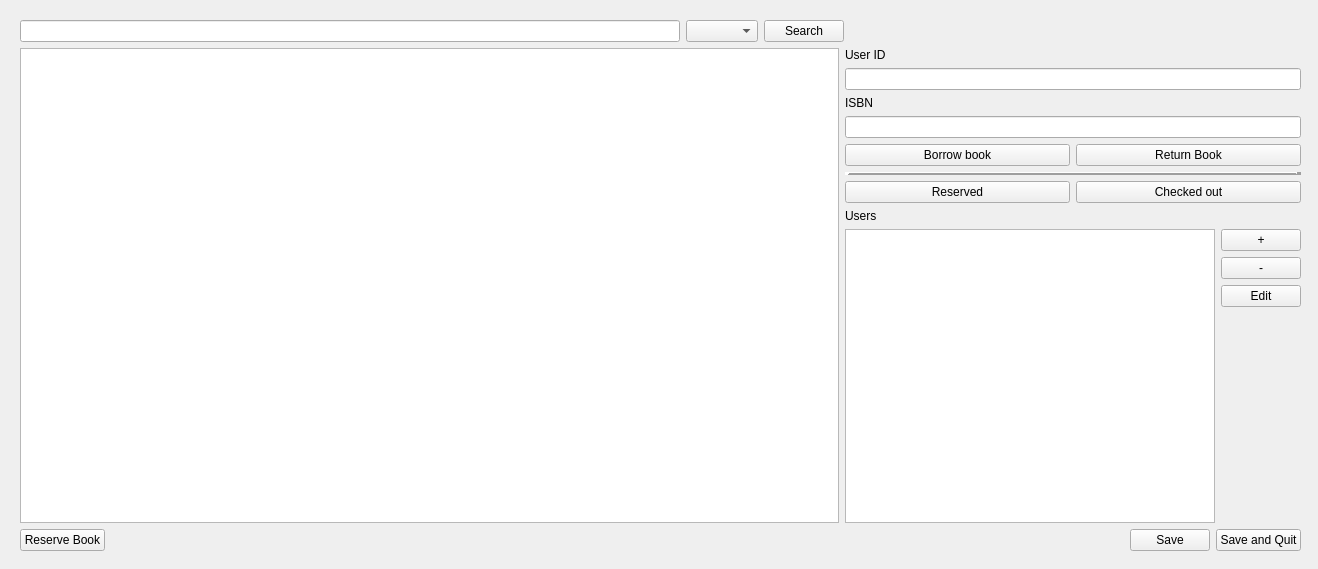
<?xml version="1.0" encoding="UTF-8"?>
<ui version="4.0">
 <class>UserOptions</class>
 <widget class="QWidget" name="UserOptions">
  <property name="geometry">
   <rect>
    <x>0</x>
    <y>0</y>
    <width>1318</width>
    <height>569</height>
   </rect>
  </property>
  <property name="sizePolicy">
   <sizepolicy hsizetype="Maximum" vsizetype="Expanding">
    <horstretch>0</horstretch>
    <verstretch>0</verstretch>
   </sizepolicy>
  </property>
  <property name="minimumSize">
   <size>
    <width>1150</width>
    <height>0</height>
   </size>
  </property>
  <property name="windowTitle">
   <string>MainWindow</string>
  </property>
  <widget class="QWidget" name="centralwidget" native="true">
   <property name="enabled">
    <bool>true</bool>
   </property>
   <property name="geometry">
    <rect>
     <x>0</x>
     <y>0</y>
     <width>1311</width>
     <height>561</height>
    </rect>
   </property>
   <property name="sizePolicy">
    <sizepolicy hsizetype="MinimumExpanding" vsizetype="Preferred">
     <horstretch>0</horstretch>
     <verstretch>0</verstretch>
    </sizepolicy>
   </property>
   <property name="minimumSize">
    <size>
     <width>0</width>
     <height>0</height>
    </size>
   </property>
   <property name="layoutDirection">
    <enum>Qt::LeftToRight</enum>
   </property>
   <widget class="QWidget" name="verticalLayoutWidget_2">
    <property name="geometry">
     <rect>
      <x>10</x>
      <y>10</y>
      <width>1301</width>
      <height>551</height>
     </rect>
    </property>
    <layout class="QVBoxLayout" name="MainLayout">
     <property name="sizeConstraint">
      <enum>QLayout::SetDefaultConstraint</enum>
     </property>
     <property name="leftMargin">
      <number>10</number>
     </property>
     <property name="topMargin">
      <number>10</number>
     </property>
     <property name="rightMargin">
      <number>10</number>
     </property>
     <property name="bottomMargin">
      <number>10</number>
     </property>
     <item>
      <layout class="QHBoxLayout" name="horizontalLayout_3">
       <item>
        <widget class="QLineEdit" name="searchBar">
         <property name="sizePolicy">
          <sizepolicy hsizetype="Preferred" vsizetype="Fixed">
           <horstretch>0</horstretch>
           <verstretch>0</verstretch>
          </sizepolicy>
         </property>
         <property name="minimumSize">
          <size>
           <width>660</width>
           <height>0</height>
          </size>
         </property>
         <property name="maximumSize">
          <size>
           <width>700</width>
           <height>16777215</height>
          </size>
         </property>
        </widget>
       </item>
       <item>
        <widget class="QComboBox" name="searchType">
         <property name="sizePolicy">
          <sizepolicy hsizetype="Maximum" vsizetype="Fixed">
           <horstretch>0</horstretch>
           <verstretch>0</verstretch>
          </sizepolicy>
         </property>
         <property name="maxVisibleItems">
          <number>5</number>
         </property>
         <property name="maxCount">
          <number>6</number>
         </property>
        </widget>
       </item>
       <item>
        <widget class="QPushButton" name="searchButton">
         <property name="sizePolicy">
          <sizepolicy hsizetype="Preferred" vsizetype="Fixed">
           <horstretch>0</horstretch>
           <verstretch>0</verstretch>
          </sizepolicy>
         </property>
         <property name="text">
          <string>Search</string>
         </property>
        </widget>
       </item>
       <item>
        <spacer name="managerSpace">
         <property name="orientation">
          <enum>Qt::Horizontal</enum>
         </property>
         <property name="sizeType">
          <enum>QSizePolicy::MinimumExpanding</enum>
         </property>
         <property name="sizeHint" stdset="0">
          <size>
           <width>368</width>
           <height>20</height>
          </size>
         </property>
        </spacer>
       </item>
      </layout>
     </item>
     <item>
      <layout class="QHBoxLayout" name="tableLayout">
       <item>
        <widget class="QTableWidget" name="tableWidget">
         <property name="sizePolicy">
          <sizepolicy hsizetype="MinimumExpanding" vsizetype="Expanding">
           <horstretch>0</horstretch>
           <verstretch>0</verstretch>
          </sizepolicy>
         </property>
         <property name="minimumSize">
          <size>
           <width>780</width>
           <height>0</height>
          </size>
         </property>
         <property name="maximumSize">
          <size>
           <width>2000</width>
           <height>16777215</height>
          </size>
         </property>
         <property name="horizontalScrollBarPolicy">
          <enum>Qt::ScrollBarAlwaysOff</enum>
         </property>
         <property name="sizeAdjustPolicy">
          <enum>QAbstractScrollArea::AdjustToContents</enum>
         </property>
         <property name="sortingEnabled">
          <bool>true</bool>
         </property>
         <attribute name="horizontalHeaderCascadingSectionResizes">
          <bool>false</bool>
         </attribute>
         <attribute name="horizontalHeaderStretchLastSection">
          <bool>true</bool>
         </attribute>
         <attribute name="verticalHeaderVisible">
          <bool>false</bool>
         </attribute>
         <attribute name="verticalHeaderCascadingSectionResizes">
          <bool>false</bool>
         </attribute>
         <attribute name="verticalHeaderShowSortIndicator" stdset="0">
          <bool>false</bool>
         </attribute>
         <attribute name="verticalHeaderStretchLastSection">
          <bool>false</bool>
         </attribute>
        </widget>
       </item>
       <item>
        <layout class="QVBoxLayout" name="mangerlayout">
         <property name="sizeConstraint">
          <enum>QLayout::SetDefaultConstraint</enum>
         </property>
         <item>
          <widget class="QLabel" name="userIdLabel">
           <property name="sizePolicy">
            <sizepolicy hsizetype="Minimum" vsizetype="Preferred">
             <horstretch>0</horstretch>
             <verstretch>0</verstretch>
            </sizepolicy>
           </property>
           <property name="text">
            <string>User ID</string>
           </property>
          </widget>
         </item>
         <item>
          <widget class="QLineEdit" name="userIdLineEdit">
           <property name="sizePolicy">
            <sizepolicy hsizetype="Minimum" vsizetype="Fixed">
             <horstretch>0</horstretch>
             <verstretch>0</verstretch>
            </sizepolicy>
           </property>
           <property name="minimumSize">
            <size>
             <width>25</width>
             <height>0</height>
            </size>
           </property>
          </widget>
         </item>
         <item>
          <widget class="QLabel" name="isbnLabel">
           <property name="sizePolicy">
            <sizepolicy hsizetype="Minimum" vsizetype="Preferred">
             <horstretch>0</horstretch>
             <verstretch>0</verstretch>
            </sizepolicy>
           </property>
           <property name="text">
            <string>ISBN</string>
           </property>
          </widget>
         </item>
         <item>
          <widget class="QLineEdit" name="isbnLineEdit">
           <property name="sizePolicy">
            <sizepolicy hsizetype="Minimum" vsizetype="Fixed">
             <horstretch>0</horstretch>
             <verstretch>0</verstretch>
            </sizepolicy>
           </property>
          </widget>
         </item>
         <item>
          <layout class="QVBoxLayout" name="verticalLayout">
           <item>
            <layout class="QHBoxLayout" name="horizontalLayout">
             <item>
              <widget class="QPushButton" name="borrowBookButton">
               <property name="sizePolicy">
                <sizepolicy hsizetype="Minimum" vsizetype="Fixed">
                 <horstretch>0</horstretch>
                 <verstretch>0</verstretch>
                </sizepolicy>
               </property>
               <property name="text">
                <string>Borrow book</string>
               </property>
              </widget>
             </item>
             <item>
              <widget class="QPushButton" name="returnBookButton">
               <property name="enabled">
                <bool>true</bool>
               </property>
               <property name="sizePolicy">
                <sizepolicy hsizetype="Minimum" vsizetype="Fixed">
                 <horstretch>0</horstretch>
                 <verstretch>0</verstretch>
                </sizepolicy>
               </property>
               <property name="text">
                <string>Return Book</string>
               </property>
              </widget>
             </item>
            </layout>
           </item>
           <item>
            <widget class="QFrame" name="frame">
             <property name="frameShape">
              <enum>QFrame::HLine</enum>
             </property>
             <property name="frameShadow">
              <enum>QFrame::Raised</enum>
             </property>
             <property name="lineWidth">
              <number>5</number>
             </property>
            </widget>
           </item>
           <item>
            <layout class="QHBoxLayout" name="horizontalLayout_2">
             <item>
              <widget class="QPushButton" name="reservedListButton">
               <property name="text">
                <string>Reserved</string>
               </property>
              </widget>
             </item>
             <item>
              <widget class="QPushButton" name="checkedOutListButton">
               <property name="text">
                <string>Checked out</string>
               </property>
              </widget>
             </item>
            </layout>
           </item>
          </layout>
         </item>
         <item>
          <widget class="QLabel" name="userTableLabel">
           <property name="enabled">
            <bool>true</bool>
           </property>
           <property name="sizePolicy">
            <sizepolicy hsizetype="Minimum" vsizetype="Preferred">
             <horstretch>0</horstretch>
             <verstretch>0</verstretch>
            </sizepolicy>
           </property>
           <property name="text">
            <string>Users</string>
           </property>
          </widget>
         </item>
         <item>
          <layout class="QHBoxLayout" name="usersDisplay">
           <item>
            <widget class="QTableWidget" name="userInfoTable">
             <property name="enabled">
              <bool>true</bool>
             </property>
             <property name="sizePolicy">
              <sizepolicy hsizetype="Minimum" vsizetype="MinimumExpanding">
               <horstretch>0</horstretch>
               <verstretch>0</verstretch>
              </sizepolicy>
             </property>
             <property name="minimumSize">
              <size>
               <width>370</width>
               <height>0</height>
              </size>
             </property>
             <property name="sortingEnabled">
              <bool>true</bool>
             </property>
             <attribute name="horizontalHeaderStretchLastSection">
              <bool>true</bool>
             </attribute>
             <attribute name="verticalHeaderVisible">
              <bool>false</bool>
             </attribute>
            </widget>
           </item>
           <item>
            <layout class="QVBoxLayout" name="userControls">
             <item>
              <widget class="QPushButton" name="addUserButton">
               <property name="enabled">
                <bool>true</bool>
               </property>
               <property name="sizePolicy">
                <sizepolicy hsizetype="Minimum" vsizetype="Fixed">
                 <horstretch>0</horstretch>
                 <verstretch>0</verstretch>
                </sizepolicy>
               </property>
               <property name="text">
                <string>+</string>
               </property>
              </widget>
             </item>
             <item>
              <widget class="QPushButton" name="removeUserButton">
               <property name="enabled">
                <bool>true</bool>
               </property>
               <property name="sizePolicy">
                <sizepolicy hsizetype="Minimum" vsizetype="Fixed">
                 <horstretch>0</horstretch>
                 <verstretch>0</verstretch>
                </sizepolicy>
               </property>
               <property name="text">
                <string>-</string>
               </property>
              </widget>
             </item>
             <item>
              <widget class="QPushButton" name="editUserButton">
               <property name="sizePolicy">
                <sizepolicy hsizetype="Preferred" vsizetype="Fixed">
                 <horstretch>0</horstretch>
                 <verstretch>0</verstretch>
                </sizepolicy>
               </property>
               <property name="text">
                <string>Edit</string>
               </property>
              </widget>
             </item>
             <item>
              <spacer name="verticalSpacer">
               <property name="orientation">
                <enum>Qt::Vertical</enum>
               </property>
               <property name="sizeHint" stdset="0">
                <size>
                 <width>20</width>
                 <height>40</height>
                </size>
               </property>
              </spacer>
             </item>
            </layout>
           </item>
          </layout>
         </item>
        </layout>
       </item>
      </layout>
     </item>
     <item>
      <layout class="QHBoxLayout" name="horizontalLayout_4">
       <item>
        <widget class="QPushButton" name="reserveBookButton">
         <property name="minimumSize">
          <size>
           <width>85</width>
           <height>0</height>
          </size>
         </property>
         <property name="text">
          <string>Reserve Book</string>
         </property>
        </widget>
       </item>
       <item>
        <spacer name="horizontalSpacer_2">
         <property name="orientation">
          <enum>Qt::Horizontal</enum>
         </property>
         <property name="sizeType">
          <enum>QSizePolicy::MinimumExpanding</enum>
         </property>
         <property name="sizeHint" stdset="0">
          <size>
           <width>630</width>
           <height>20</height>
          </size>
         </property>
        </spacer>
       </item>
       <item>
        <widget class="QPushButton" name="save_button">
         <property name="sizePolicy">
          <sizepolicy hsizetype="Preferred" vsizetype="Fixed">
           <horstretch>0</horstretch>
           <verstretch>0</verstretch>
          </sizepolicy>
         </property>
         <property name="text">
          <string>Save</string>
         </property>
        </widget>
       </item>
       <item>
        <widget class="QPushButton" name="save_quit_button">
         <property name="sizePolicy">
          <sizepolicy hsizetype="Preferred" vsizetype="Fixed">
           <horstretch>0</horstretch>
           <verstretch>0</verstretch>
          </sizepolicy>
         </property>
         <property name="text">
          <string>Save and Quit</string>
         </property>
        </widget>
       </item>
      </layout>
     </item>
    </layout>
   </widget>
  </widget>
 </widget>
 <resources/>
 <connections/>
</ui>
